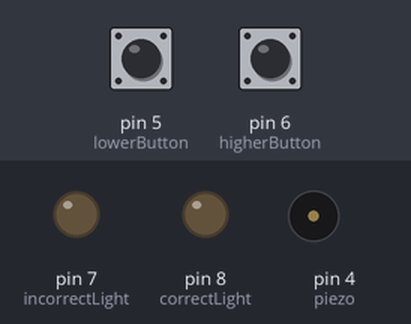
This sketch was run on a simulated Arduino Uno, built with avr-gcc and run on an emulated ATmega328P. Shown: output pins drawn as LEDs (lit = HIGH), buzzer (waves = sounding). Dashed ring = blinking. The test bench sets the inputs (shaded band); at power-on: pin 5 (lowerButton) LOW, pin 6 (higherButton) LOW. Random numbers use the default seed unless the sketch sets one.

Above: at 3.8 s.
3.9 s: pin 5 (lowerButton) pulled HIGH for 0.15 s
At 4.8 s:
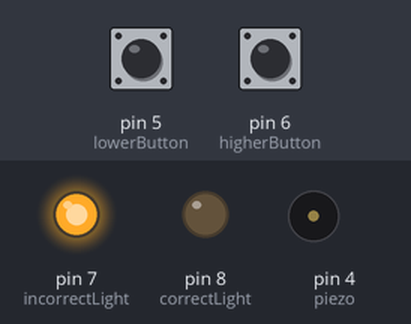
At 6.3 s:
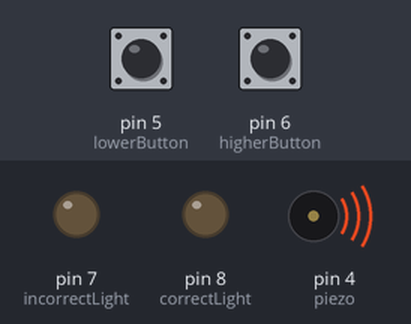
6.9 s: pin 6 (higherButton) pulled HIGH for 3.2 s
At 9.02 s:
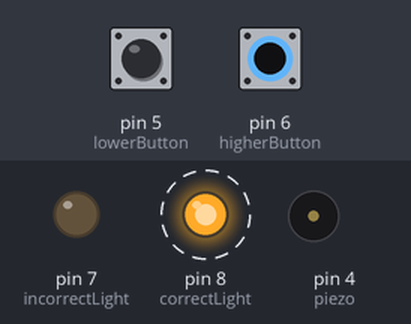
11.6 s: pin 5 (lowerButton) pulled HIGH for 3.2 s
Timing chart, 0 to 29.6 s (numbered marks = the images above; inputs shaded):
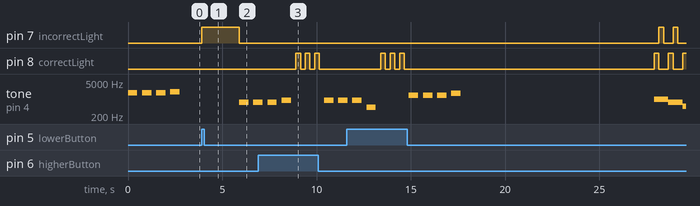

The sketch:

deaftester.ino
```cpp
const int lowerButton = 5, higherButton = 6;
const int piezo = 4;
const int correctLight = 8, incorrectLight = 7;

int isPosOrNeg() {

  if(random(-5, 5) > 0) {
    return 1;
  }
  else
    return -1;

}

void setup() {
  // put your setup code here, to run once:
  Serial.begin(9600);

  pinMode(lowerButton, INPUT);
  pinMode(higherButton, INPUT);

  pinMode(piezo, OUTPUT);
  pinMode(correctLight, OUTPUT);
  pinMode(incorrectLight, OUTPUT);
}

void loop() {
  // put your main code here, to run repeatedly:

  //-1 is down, +1 is up
  int changeVector = isPosOrNeg();

  int baseFreq = random(300, 2000);

  int freqChange = random(100, 500) * changeVector;

  for(int i = 0; i < 3; i++) {
    tone(piezo, baseFreq);

    delay(500);

    noTone(piezo);

    delay(250);
  }


  tone(piezo, baseFreq + freqChange);
  delay(500);
  noTone(piezo);
  delay(250);

  bool increased = false;

  if(changeVector > 0) {
    increased = true;
  }

  // {lower, higher}
  bool input[] = {false, false};

  bool answerGiven = false;

  for(int i = 0; i < 1000; i++) {

    if(digitalRead(lowerButton) == HIGH || digitalRead(higherButton) == HIGH) {

      input[0] = digitalRead(lowerButton);
      input[1] = digitalRead(higherButton);

      answerGiven = true;

      break;
    }

    delay(10);


  }

  if(answerGiven == false) {

    timeUp();
    return;
  }

  bool correct;

  //correct if answers line up
  if(increased && input[1]) {
    correct = true;
  }
  else if(!increased && input[0]) {
    correct = true;
  }
  else {
    correct = false;
  }

  if(correct) {
    congrats();
  }
  else {
    fail();
  }

}

void congrats() {

  for(int i = 0; i < 3; i++) {

  digitalWrite(correctLight, HIGH);

  delay(250);

  digitalWrite(correctLight, LOW);

  delay(250);
  }
}

void fail() {

  digitalWrite(incorrectLight, HIGH);

  delay(2000);

  digitalWrite(incorrectLight, LOW);
}

void timeUp() {

  int freq = 1000;

  tone(piezo, freq);

  for(int i = 0; i < 3; i++){

    digitalWrite(correctLight, HIGH);

    delay(250);

    digitalWrite(correctLight, LOW);
    digitalWrite(incorrectLight, HIGH);

    delay(250);

    digitalWrite(incorrectLight, LOW);

    delay(250);

    tone(piezo, freq - 250*(i+1));
  }

  noTone(piezo);

  delay(500);

}
```

Measured:
- after the input at 3.9 s, pin 7 (incorrectLight): LOW → HIGH at once, → LOW 2.0 s later; tone on pin 4 (piezo): silent → 730 Hz after 2.0 s, → silent 0.50 s later, → 730 Hz 0.25 s later
- after the input at 6.9 s, pin 8 (correctLight): alternates HIGH for 0.25 s and LOW for 0.25 s, 6 changes in all, then stays LOW, starting after 2.0 s
- by itself, tone on pin 4 (piezo): plays 1849 Hz for 0.50 s, 1849 Hz for 0.50 s, 1849 Hz for 0.50 s, 2022 Hz for 0.50 s
